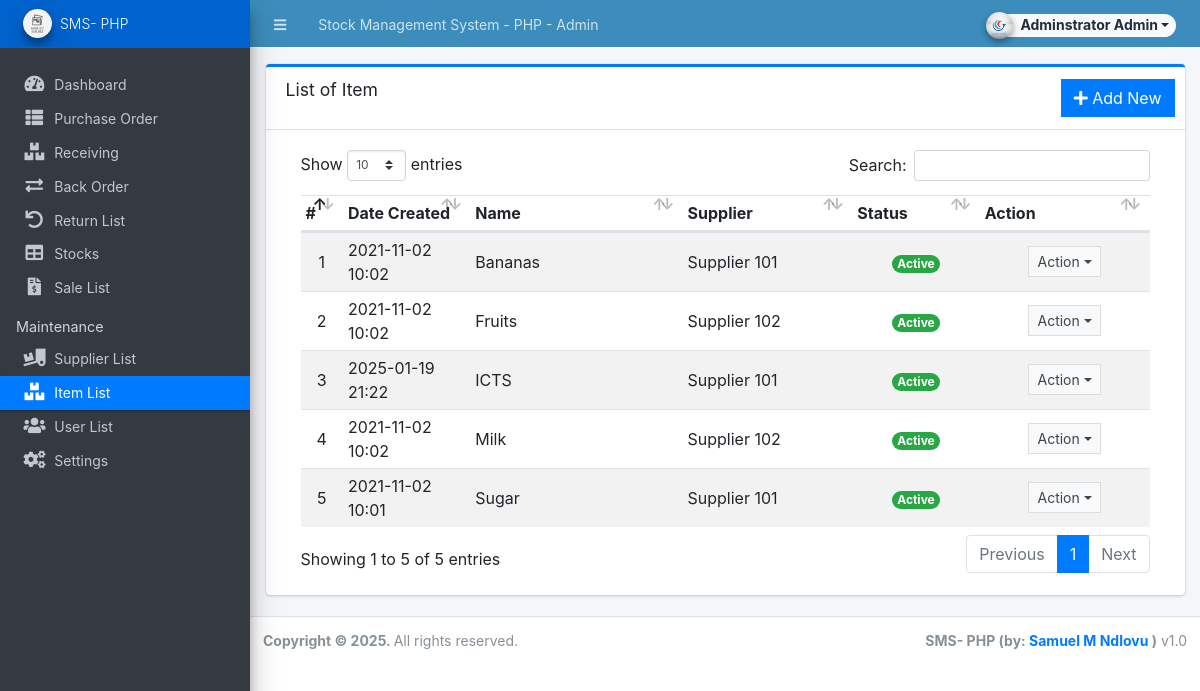
Page /admin/?page=maintenance/item (signed in) on the earlier database version.
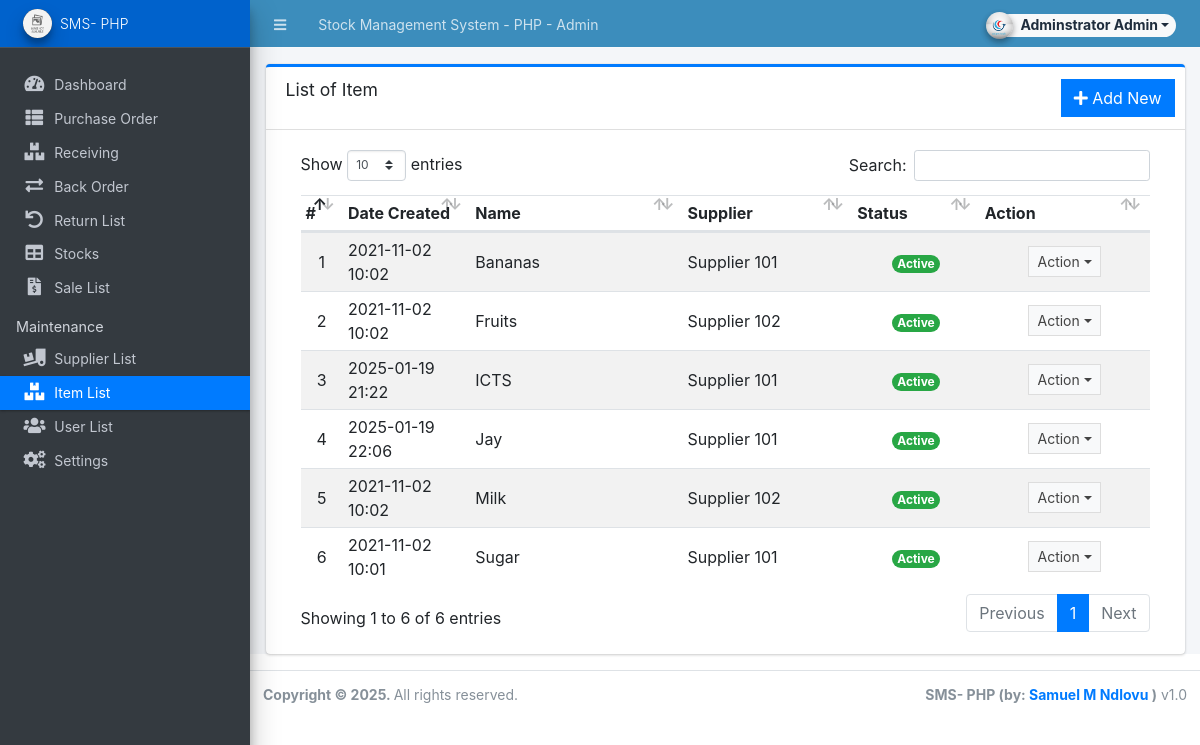
Same page on the later database version.
### tables this page shows
CREATE TABLE `item_list` (
  `id` int(30) NOT NULL,
  `name` text NOT NULL,
  `description` text NOT NULL,
  `supplier_id` int(30) NOT NULL,
  `cost` float NOT NULL DEFAULT 0,
  `sell_price` float NOT NULL DEFAULT 0,
  `status` tinyint(1) NOT NULL DEFAULT 1,
  `date_created` datetime NOT NULL DEFAULT current_timestamp(),
  `date_updated` datetime NOT NULL DEFAULT current_timestamp() ON UPDATE current_timestamp()
);

CREATE TABLE `supplier_list` (
  `id` int(30) NOT NULL,
  `name` text NOT NULL,
  `address` text NOT NULL,
  `cperson` text NOT NULL,
  `contact` text NOT NULL,
  `status` tinyint(1) NOT NULL DEFAULT 1,
  `date_created` datetime NOT NULL DEFAULT current_timestamp(),
  `date_updated` datetime NOT NULL DEFAULT current_timestamp() ON UPDATE current_timestamp()
);

### admin/maintenance/item.php (the view, shortened to what this page needs)
<div class="card card-outline card-primary">
	<div class="card-header">
		<h3 class="card-title">List of Item</h3>
		<div class="card-tools">
			<a href="javascript:void(0)" id="create_new" class="btn btn-flat btn-primary"><span class="fas fa-plus"></span>  Add New</a>
		</div>
	</div>
	<div class="card-body">
		<div class="container-fluid">
        <div class="container-fluid">
			<table class="table table-hovered table-striped">
				<colgroup>
					<col width="5%">
					<col width="15%">
					<col width="25%">
					<col width="20%">
					<col width="15%">
					<col width="20%">
				</colgroup>
				<thead>
					<tr>
						<th>#</th>
						<th>Date Created</th>
						<th>Name</th>
						<th>Supplier</th>
						<th>Status</th>
						<th>Action</th>
					</tr>
				</thead>
				<tbody>
					<?php
					$i = 1;
						$qry = $conn->query("SELECT i.*,s.name as supplier from `item_list` i inner join supplier_list s on i.supplier_id = s.id order by i.name asc,s.name asc ");
						while($row = $qry->fetch_assoc()):
					?>
						<tr>
							<td class="text-center"><?php echo $i++; ?></td>
							<td><?php echo date("Y-m-d H:i",strtotime($row['date_created'])) ?></td>
							<td><?php echo $row['name'] ?></td>
							<td><?php echo $row['supplier'] ?></td>
							<td class="text-center">
                                <?php if($row['status'] == 1): ?>
                                    <span class="badge badge-success rounded-pill">Active</span>
                                <?php else: ?>
                                    <span class="badge badge-danger rounded-pill">Inactive</span>
                                <?php endif; ?>
                            </td>
							<td align="center">
								 <button type="button" class="btn btn-flat btn-default btn-sm dropdown-toggle dropdown-icon" data-toggle="dropdown">
				                  		Action
				                  </button>
							</td>
						</tr>
					<?php endwhile; ?>
				</tbody>
			</table>
		</div>
		</div>
	</div>
</div>

Differences in the rows shown:
added item_list: date_created "2025-01-19 22:06", name "Jay", supplier.name "Supplier 101", status "Active"
Other differences:
text written by a page script: "Show entries Search: Showing 1 to 5 of 5 entries Previous 1 Next" → "Show entries Search: Showing 1 to 6 of 6 entries Previous 1 Next"
